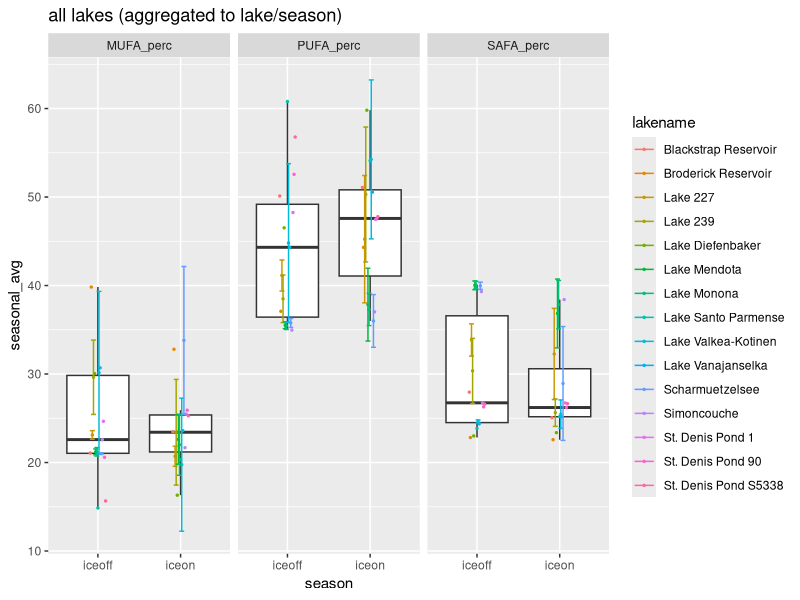
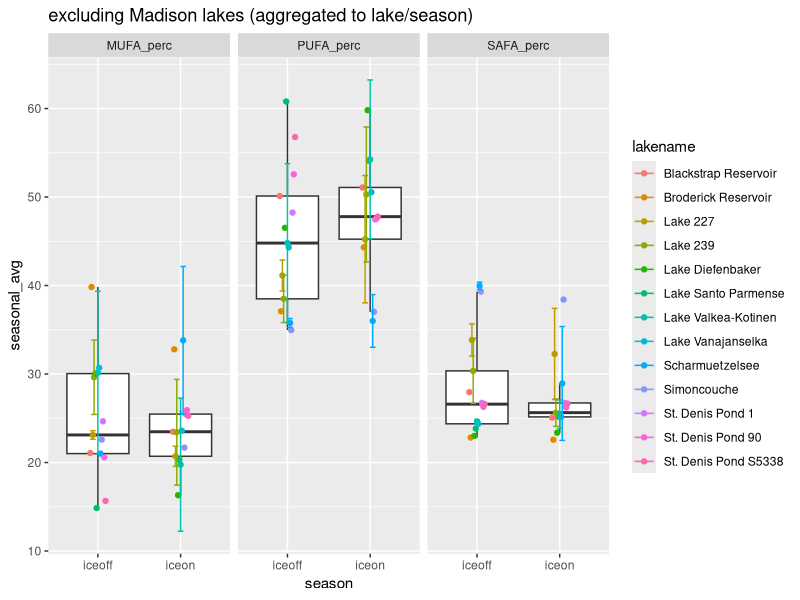
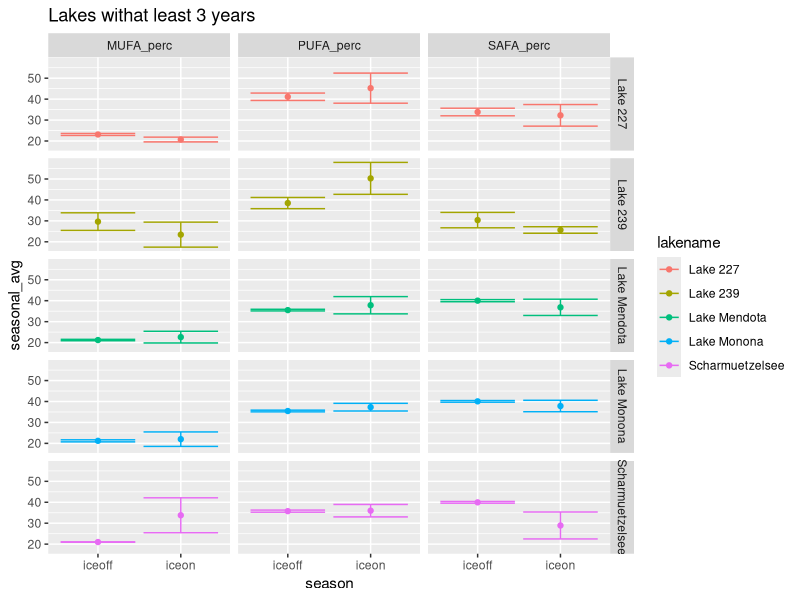
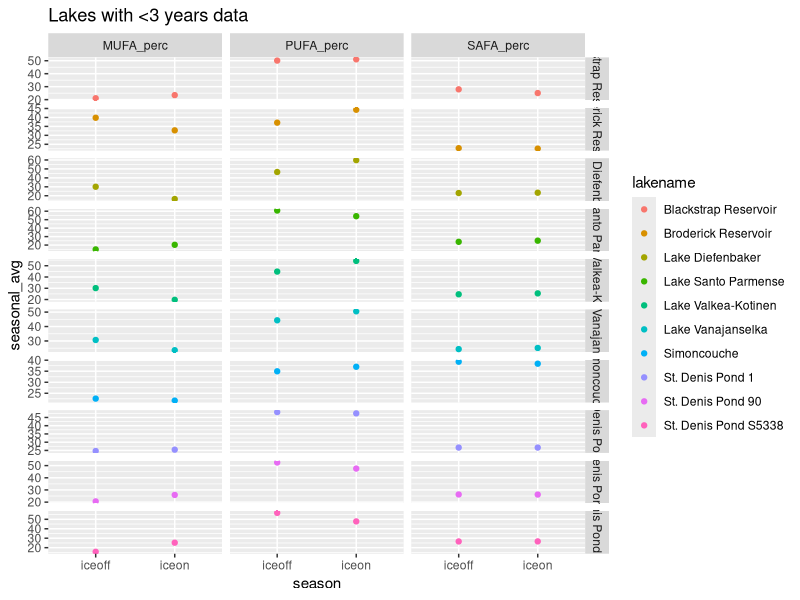
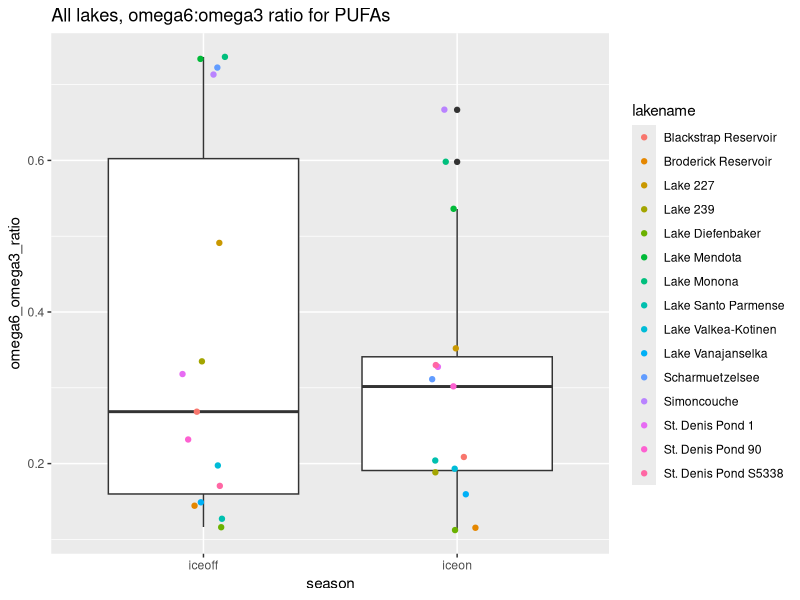
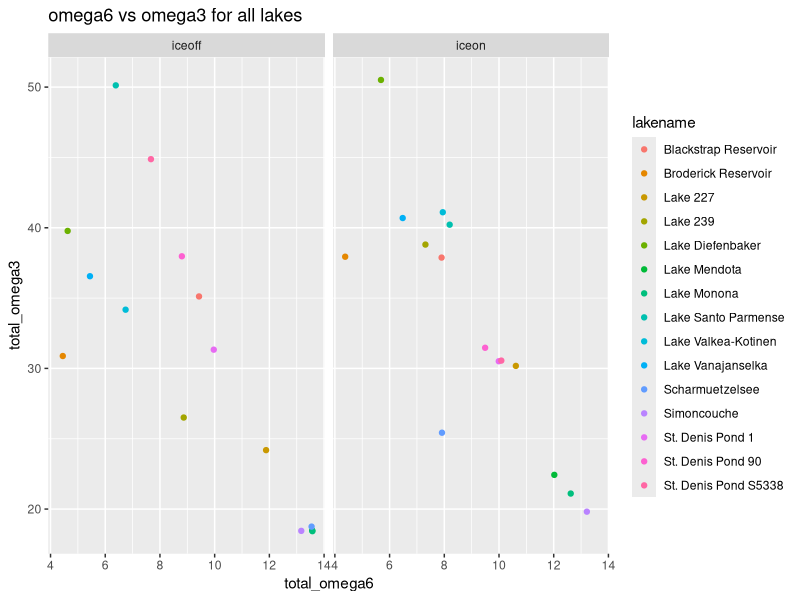
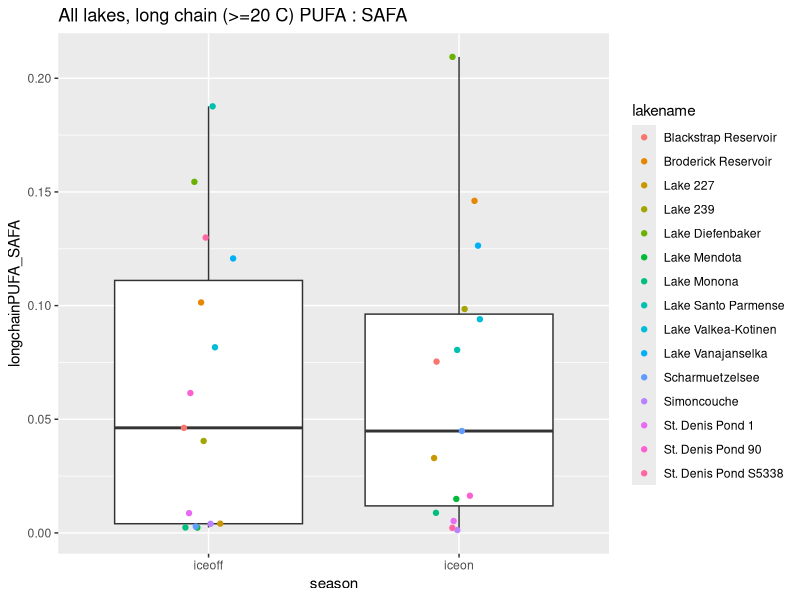
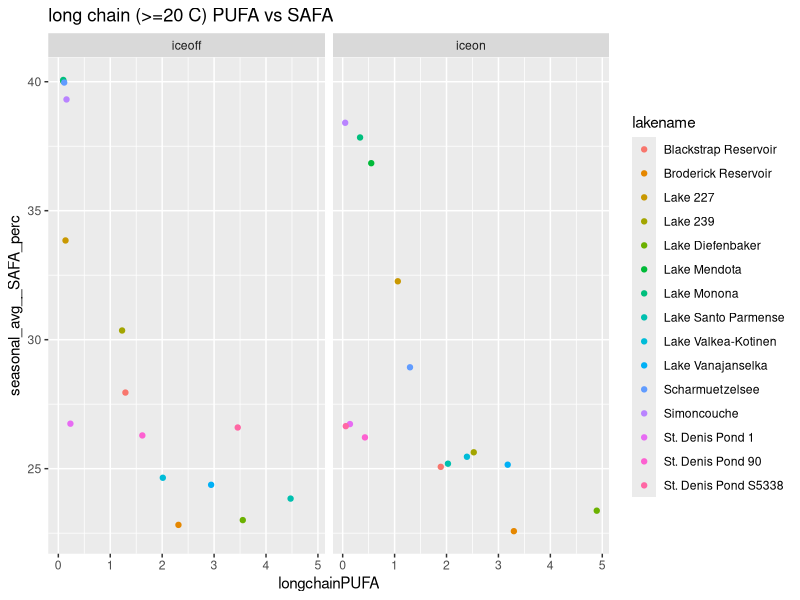

The R script that drew these images, in order:
# Script to look at fatty acids profile under ice vs summer stratification
# uses Hampton et al. ecology under lake ice dataset (ecology letters)
# and Galloway et al PLoS one paper fatty acid dataset

#libraries
library(dplyr)
library(reshape2)
library(tidyr)
library(ggplot2)

#===========================================================================
# ----> read in ecology under lake ice dataset and FA dataset
#===========================================================================

euli_orig <- read.csv("../Data/under_ice_data.csv", stringsAsFactors = FALSE)

fa_orig <- read.csv("../Data/PLoS_supp/S1_Dataset.csv", stringsAsFactors = FALSE)

#===========================================================================
# ----> wrangle ice phyto data
#===========================================================================

euli <- euli_orig %>% 
  #keep only columns of potential interest
  select(year, season, researcher, lakename, stationname, poolstation, lakeregloc, lakecountry,
         startday, startmonth, startyear, endday, endmonth, endyear,
         iceduration, fadata, avesecchidepth, avechla, 
         phytomethod, avephytomass, avephytocount,
         propchloro, propcrypto, propcyano, propdiatom, propdiatom, propotherphyto) %>% 
  #only interested when *not* all NA for phyto props
  filter(!(is.na(propchloro) & is.na(propcrypto) & is.na(propcyano) & 
           is.na(propdiatom) & is.na(propdiatom) & is.na(propotherphyto)))

#some lakes have multiple stations within lake
euli %>% 
  group_by(lakename) %>% 
  summarize(n = n_distinct(stationname)) %>% 
  filter(n > 1) %>% 
  as.data.frame()
#               lakename n
# 1 Blackstrap Reservoir 2
# 2     Lake Diefenbaker 3

euli %>% 
  group_by(lakename) %>% 
  summarize(n = n_distinct(poolstation)) %>% 
  as.data.frame() %>% 
  filter(n > 1)

#1:1 match lakename:poolstation
# filter(euli, lakename %in% c("Blackstrap Reservoir", "Lake Diefenbaker")) %>% select(lakename, stationname, poolstation)

#aggregate to lake/poolstation
euli_lakes_phytos <- euli %>% 
  #start by looking just at pytos, can circle back to incorporate snow/ice/secchi etc.
  select(year, season, lakename, poolstation, 
         propchloro, propcrypto, propcyano, propdiatom, propotherphyto) %>% 
  #group and aggregate
  group_by(lakename, poolstation, year, season) %>% 
  summarize(prop_chloro = mean(propchloro, na.rm = TRUE),
            prop_crypto = mean(propcrypto, na.rm = TRUE),
            prop_cyano = mean(propcyano, na.rm = TRUE),
            prop_diatom = mean(propdiatom, na.rm = TRUE),
            prop_other = mean(propotherphyto, na.rm = TRUE)) %>% 
  ungroup() %>% 
  as.data.frame()
  
summary(euli_lakes_phytos) #40 NA in crypto
str(euli_lakes_phytos) #205

#going to start by using only lakes with *NO NAs* for phytos
euli_phytos_complete <- euli_lakes_phytos %>% 
  filter(!(is.na(prop_chloro) | is.na(prop_crypto) | is.na(prop_cyano) | 
             is.na(prop_diatom) | is.na(prop_other)))
#158 obvs - only "complete" phyto profiles

#24 lakes in total
unique(euli_phytos_complete$lakename) 

#what's the temporal coverage?
#only want ones with matching iceon/iceoff
euli_phytos_complete %>% 
  group_by(lakename) %>% 
  summarize(seasons = n_distinct(season)) %>% 
  as.data.frame() %>% 
  arrange(seasons)

#identity lakes with both seasons per year
multi_seasons <- euli_phytos_complete %>% 
  group_by(lakename, year) %>% 
  summarize(seasons = n_distinct(season)) %>% 
  as.data.frame() %>% 
  arrange(seasons) %>% 
  filter(seasons > 1) %>% 
  mutate(lakeyear = paste(lakename, year, sep = "_"))

#keep only those lake/year/seasons
euli_phytos_complete_matching <- euli_phytos_complete %>% 
  mutate(lakeyear = paste(lakename, year, sep = "_")) %>% 
  filter(lakeyear %in% multi_seasons$lakeyear)

#make sure 1:1 match (i.e., iceon/iceoff in single year for lake - no missing pairs singles)
# euli_phytos_complete_matching %>% 
#   group_by(lakename, year) %>% 
#   summarize(n = n_distinct(season)) %>% 
#   filter(n != 2)
#correct

# filter(euli_phytos_complete, lakename == "Saanajarvi")
# filter(euli, lakename == "Saanajarvi")
#yep...being true to the data, we ignore Saanajarvi
#I think it's actually a goof in the euli data, 
#but moving forward without it...

#check out remaining
str(euli_phytos_complete_matching)
str(unique(euli_phytos_complete_matching$lakename)) 
#15 lakes

#temporal coverage
lake_years <- euli_phytos_complete_matching %>% 
  group_by(lakename) %>% 
  summarize(yrs = n_distinct(year)) %>% 
  arrange(yrs) %>% 
  as.data.frame()
#                lakename yrs
# 1  Blackstrap Reservoir   1
# 2   Broderick Reservoir   1
# 3      Lake Diefenbaker   1
# 4   Lake Santo Parmense   1
# 5     Lake Vanajanselka   1
# 6           Simoncouche   1
# 7      St. Denis Pond 1   1
# 8     St. Denis Pond 90   1
# 9  St. Denis Pond S5338   1
# 10  Lake Valkea-Kotinen   2
# 11             Lake 227   3
# 12             Lake 239   6
# 13      Scharmuetzelsee   9
# 14          Lake Monona  12
# 15         Lake Mendota  16

#may be interested in lakes with >= 3 years down the road
lake_years_3more <- filter(lake_years, yrs >= 3)

#make long to be equivalent to FA data
phytos_long <- euli_phytos_complete_matching %>% 
  select(-poolstation, -lakeyear) %>% 
  melt(id.vars = c("lakename", "year", "season")) %>% 
  rename(phyto_group = variable, prop = value)

#remove prop from group name
phytos_long$phyto_group <- gsub("prop_", "", phytos_long$phyto_group)

unique(phytos_long$phyto_group)
# "chloro"     "crypto"     "cyano"      "diatom"     "other"

#remove "other" phyto and find new total, then recalculate proportions
phyto_long_no_other <- phytos_long %>% 
  #remove "other" phyto group
  filter(phyto_group != "other") %>% 
  #for each lake/year/season (i.e. time point)
  group_by(lakename, year, season) %>% 
  #find new total proportion
  mutate(new_total = sum(prop),
         #find new proportion for phyto groups
         new_prop = prop/new_total) %>% 
  as.data.frame()

# summary(phyto_long_no_other)
# filter(phyto_long_no_other, new_total < 0.1)
# filter(phytos_long, phyto_group == "other" & prop > 0.5) %>% arrange(prop)

phyto_long_no_other <- phyto_long_no_other %>% 
  select(-prop, -new_total) %>% 
  rename(prop = new_prop)

#===========================================================================
# ----> wrangle FA data
#===========================================================================

fa <- fa_orig %>% 
  #only fresh water
  filter(Salinity == 0) %>% 
  #only proportional data
  filter(Data == "prop") %>% 
  #for now, don't care about experimental info
  select(Group, Class, Order, Genus, species,
         sumSAFA, sumMUFA, sumPUFA,
         c18.2w6, c18.3w6, c18.3w3,
         c18.4w3, c18.5w3, 
         c20.4w6, c20.5w3, c22.6w3)

unique(fa$Group)
# "Cyanobacteria" "Chlorophyta"   "Ochrophyta"    "Cryptophyta"   "Dinophyta"     "Euglenozoa"    "Rhodophyta"  

#crosswalk to match euli to FA
fa_equiv <- fa %>% 
  #crypto, chloro, cyano are direct matches
  mutate(fa_group = ifelse(Group == "Cryptophyta", "crypto", NA),
         fa_group = ifelse(Group == "Chlorophyta", "chloro", fa_group),
         fa_group = ifelse(Group == "Cyanobacteria", "cyano", fa_group),
         #diatoms are everything in these 3 classes in FA data
         fa_group = ifelse(Class %in% c("Bacillariophyceae", "Fragilariophyceae", "Coscinodiscophyceae"),
                           "diatom", fa_group))

# fa_equiv %>% 
#   select(Group, fa_group) %>% 
#   unique()
# 
# fa_equiv %>% 
#   select(Group, Class, fa_group) %>% 
#   unique()
#
# fa_equiv %>% group_by(fa_group) %>% summarize(n = n_distinct(Genus)) %>% as.data.frame()
#   fa_group  n
# 1   chloro 13
# 2   crypto  2
# 3    cyano 22
# 4   diatom  8
# 5     <NA> 11


#===========================================================================
# ----> aggregate FA data
#===========================================================================

#aggregate to level of fa_group (average)

fa_group_avgs <- fa_equiv %>% 
  group_by(fa_group) %>% 
  summarize(grp_avg_sumSAFA = mean(sumSAFA, na.rm = TRUE),
            grp_avg_sumMUFA = mean(sumMUFA, na.rm = TRUE),
            grp_avg_sumPUFA = mean(sumPUFA, na.rm = TRUE),
            grp_avg_c18.2w6 = mean(c18.2w6, na.rm = TRUE),
            grp_avg_c18.3w6 = mean(c18.3w6, na.rm = TRUE),
            grp_avg_c18.3w3 = mean(c18.3w3, na.rm = TRUE),
            grp_avg_c18.4w3 = mean(c18.4w3, na.rm = TRUE),
            grp_avg_c18.5w3 = mean(c18.5w3, na.rm = TRUE),
            grp_avg_c20.4w6 = mean(c20.4w6, na.rm = TRUE),
            grp_avg_c20.5w3 = mean(c20.5w3, na.rm = TRUE),
            grp_avg_c22.6w3 = mean(c22.6w3, na.rm = TRUE)) %>% 
  as.data.frame()

# fa_group_avgs

#===========================================================================
# ----> combine EULI and FA datasets
#===========================================================================

head(phyto_long_no_other) #lake, year, season, group, prop
head(fa_group_avgs) #group, FAs

#combine euli and FA - have group, proportion, and FA data
full_dat <- merge(phyto_long_no_other, fa_group_avgs, 
                  by.x = "phyto_group", by.y = "fa_group", 
                  all.x = TRUE)

# From LTER FA script:
# What we want is "what are the average proportions of SAFA, MUFA, PUFA 
# present in the community, irrespective of total biomass?" 
# (i.e. we know there is higher biomass in summer - the Circus Circus buffet)
# SH: pretty sure that what we want then is:(biomass_dry_weight * sumSAFA)/total dry weight
# This is already a proportion (biomass/total) so can do prop * FA

#weight data accordingly
full_dat_weighted <- full_dat %>% 
  #prop phyto (already biomass/total biomass) * prop FA
  mutate(sumSAFA_prop = grp_avg_sumSAFA * prop,
         sumMUFA_prop = grp_avg_sumMUFA * prop, 
         sumPUFA_prop = grp_avg_sumPUFA * prop,
         prop_c18.2w6 = grp_avg_c18.2w6 * prop,
         prop_c18.3w6 = grp_avg_c18.3w6 * prop,
         prop_c18.3w3 = grp_avg_c18.3w3 * prop,
         prop_c18.4w3 = grp_avg_c18.4w3 * prop,
         prop_c18.5w3 = grp_avg_c18.5w3 * prop,
         prop_c20.4w6 = grp_avg_c20.4w6 * prop,
         prop_c20.5w3 = grp_avg_c20.5w3 * prop,
         prop_c22.6w3 = grp_avg_c22.6w3 * prop) %>% 
  #keep only columns of interest
  #for now, only SAFA, MUFA, PUFA
  select(lakename, year, season, phyto_group, 
         sumSAFA_prop, sumMUFA_prop, sumPUFA_prop,
         prop_c18.2w6,prop_c18.3w6,  prop_c18.3w3,
         prop_c18.4w3, prop_c18.5w3,
         prop_c20.4w6, prop_c20.5w3, 
         prop_c22.6w3)

# full_dat_weighted %>%
#   group_by(lakename, year, season) %>%
#   summarize(totSAFA = sum(sumSAFA_prop, na.rm = TRUE),
#             totMUFA = sum(sumMUFA_prop, na.rm = TRUE),
#             totPUFA = sum(sumPUFA_prop, na.rm = TRUE),
#             total = totSAFA + totMUFA + totPUFA) %>%
#   as.data.frame() %>%
#   summary()


#sum within lake/time point (get community-level FA)
full_dat_weighted_comm <- full_dat_weighted %>% 
  group_by(lakename, year, season) %>% 
  #sum across phyto groups
  summarize(MUFA_perc = sum(sumMUFA_prop, na.rm = TRUE),
            PUFA_perc = sum(sumPUFA_prop, na.rm = TRUE),
            SAFA_perc = sum(sumSAFA_prop, na.rm = TRUE),
            perc_c18.2w6 = sum(prop_c18.2w6, na.rm = TRUE),
            perc_c18.3w6 = sum(prop_c18.3w6, na.rm = TRUE),
            perc_c18.3w3 = sum(prop_c18.3w3, na.rm = TRUE),
            perc_c18.4w3 = sum(prop_c18.4w3, na.rm = TRUE),
            perc_c18.5w3 = sum(prop_c18.5w3, na.rm = TRUE),
            perc_c20.4w6 = sum(prop_c20.4w6, na.rm = TRUE),
            perc_c20.5w3 = sum(prop_c20.5w3, na.rm = TRUE),
            perc_c22.6w3 = sum(prop_c22.6w3, na.rm = TRUE)) %>% 
  as.data.frame()

# full_dat_weighted_comm %>% 
#   mutate(total_FA = MUFA_perc + PUFA_perc + SAFA_perc) %>% 
#   summary()
#like above, ranges from ~97 to 99, good

#this format matches LTER_FA_20180217 
#(detailed look at lakes ME/MO)

head(full_dat_weighted_comm)

#make a verion with one point per lake/season (aggregate across years)
#include standard deviation as measure of variance, as well as count
full_dat_weighted_comm_agg <- full_dat_weighted_comm %>% 
  group_by(lakename, season) %>% 
  #using __ so can separate later
  summarize(n_years = n_distinct(year),
            seasonal_avg__MUFA_perc = mean(MUFA_perc, na.rm = TRUE),
            sd__MUFA_perc = sd(MUFA_perc, na.rm = TRUE),
            seasonal_avg__PUFA_perc = mean(PUFA_perc, na.rm = TRUE),
            sd__PUFA_perc = sd(PUFA_perc, na.rm = TRUE),
            seasonal_avg__SAFA_perc = mean(SAFA_perc, na.rm = TRUE),
            sd__SAFA_perc = sd(SAFA_perc, na.rm = TRUE),
            
            seasonal_avg__c18.2w6 = mean(perc_c18.2w6, na.rm = TRUE),
            seasonal_avg__c18.3w6 = mean(perc_c18.3w6, na.rm = TRUE),
            seasonal_avg__c18.3w3 = mean(perc_c18.3w3, na.rm = TRUE),
            seasonal_avg__c18.4w3 = mean(perc_c18.4w3, na.rm = TRUE),
            seasonal_avg__c18.5w3 = mean(perc_c18.5w3, na.rm = TRUE),
            seasonal_avg__c20.4w6 = mean(perc_c20.4w6, na.rm = TRUE),
            seasonal_avg__c20.5w3 = mean(perc_c20.5w3, na.rm = TRUE),
            seasonal_avg__c22.6w3 = mean(perc_c22.6w3, na.rm = TRUE),
            
            sd__c18.2w6 = sd(perc_c18.2w6, na.rm = TRUE),
            sd__c18.3w6 = sd(perc_c18.3w6, na.rm = TRUE),
            sd__c18.3w3 = sd(perc_c18.3w3, na.rm = TRUE),
            sd__c18.4w3 = sd(perc_c18.4w3, na.rm = TRUE),
            sd__c18.5w3 = sd(perc_c18.5w3, na.rm = TRUE),
            sd__c20.4w6 = sd(perc_c20.4w6, na.rm = TRUE),
            sd__c20.5w3 = sd(perc_c20.5w3, na.rm = TRUE),
            sd__c22.6w3 = sd(perc_c22.6w3, na.rm = TRUE)) %>% 
  as.data.frame()

# full_dat_weighted_comm_agg %>% 
#   mutate(total_FA = seasonal_avg__MUFA_perc + seasonal_avg__PUFA_perc + seasonal_avg__SAFA_perc) %>% 
#   summary()


#===========================================================================
# ----> look at lakes aggregated to seasons across years (MUFA/PUFA/SAFA)
#===========================================================================

#make long
dat_long_seasonal_points <- full_dat_weighted_comm_agg %>% 
  #make long
  melt(id.vars = c("lakename", "season", "n_years")) %>% 
  #split variable column name
  separate(variable, into = c("agg_type", "FA_type"), sep = "__") %>% 
  #make wide so have column for avg and sd
  dcast(lakename + season + n_years + FA_type ~ agg_type, value.var = "value")
  
# ----> plot for all lakes
ggplot(filter(dat_long_seasonal_points, FA_type %in% c("MUFA_perc", "PUFA_perc", "SAFA_perc")),
              aes(season, seasonal_avg)) +
  geom_boxplot(outlier.shape = NA) +
  geom_point(aes(group = lakename, color = lakename), position = position_dodge(width = 0.2), size = 0.5) +
  geom_errorbar(aes(x = season, ymin = seasonal_avg - sd, ymax = seasonal_avg + sd,
                    color = lakename, 
                    group = lakename),
                position = position_dodge(width = 0.2)) +
  facet_wrap(~FA_type) +
  ggtitle("all lakes (aggregated to lake/season)")

#anova for all lakes, aggregate to one point per lake/season across years
mufa3 <- aov(seasonal_avg ~ season, dat = filter(dat_long_seasonal_points, FA_type == "MUFA_perc"))
summary(mufa3) #p=0.769

pufa3 <- aov(seasonal_avg ~ season, dat = filter(dat_long_seasonal_points, FA_type == "PUFA_perc"))
summary(pufa3) #p=0.377

safa3 <- aov(seasonal_avg ~ season, dat = filter(dat_long_seasonal_points, FA_type == "SAFA_perc"))
summary(safa3) #p=0.486
#none signif

# ----> ignore mendota/monona
ggplot(filter(dat_long_seasonal_points, 
              FA_type %in% c("MUFA_perc", "PUFA_perc", "SAFA_perc") &
                !(lakename %in% c("Lake Mendota", "Lake Monona"))), 
              aes(season, seasonal_avg)) +
  geom_boxplot(outlier.shape = NA) +
  geom_point(aes(color = lakename, group = lakename), position = position_dodge(width = 0.2)) +
  geom_errorbar(aes(x = season, ymin = seasonal_avg - sd, ymax = seasonal_avg + sd,
                    color = lakename, group = lakename),
                position = position_dodge(width = 0.2)) +
  facet_wrap(~FA_type) +
  ggtitle("excluding Madison lakes (aggregated to lake/season)")

#anovas
mufa4 <- aov(seasonal_avg ~ season, dat = filter(dat_long_seasonal_points, FA_type == "MUFA_perc" & 
                                              !(lakename %in% c("Lake Mendota", "Lake Monona"))))
summary(mufa4) #p=0.713

pufa4 <- aov(seasonal_avg ~ season, dat = filter(dat_long_seasonal_points, FA_type == "PUFA_perc" &
                                              !(lakename %in% c("Lake Mendota", "Lake Monona"))))
summary(pufa4) #p=0.377

safa4 <- aov(seasonal_avg ~ season, dat = filter(dat_long_seasonal_points, FA_type == "SAFA_perc" &
                                              !(lakename %in% c("Lake Mendota", "Lake Monona"))))
summary(safa4) #p=0.491
#none signif


# ----> lakes with >3 years matching
ggplot(filter(dat_long_seasonal_points, 
              FA_type %in% c("MUFA_perc", "PUFA_perc", "SAFA_perc") &
              lakename %in% lake_years_3more$lakename), 
       aes(season, seasonal_avg)) +
  geom_point(aes(color = lakename, group = lakename), position = position_dodge(width = 0.2)) +
  geom_errorbar(aes(x = season, ymin = seasonal_avg - sd, ymax = seasonal_avg + sd,
                    color = lakename, group = lakename),
                position = position_dodge(width = 0.2)) +
  facet_grid(lakename~FA_type) +
  ggtitle("Lakes withat least 3 years")
#not seeing really consistent trends
#maaaaybe SAFA higher in winter, PUFA higher in summer
#but not to level of significance


# ----> just the <3 years lakes
ggplot(filter(dat_long_seasonal_points, 
              FA_type %in% c("MUFA_perc", "PUFA_perc", "SAFA_perc") &
                !(lakename %in% lake_years_3more$lakename)), 
       aes(season, seasonal_avg)) +
  geom_point(aes(color = lakename, group = lakename), position = position_dodge(width = 0.2)) +
  facet_grid(lakename~FA_type, scales = "free") +
  ggtitle("Lakes with <3 years data")
#not seeing consistent trends
#but removing "other" category fixed issue with all going up or down
#between seasons (other category large % for some lakes)

#===========================================================================
# ----> lakes aggregated to seasons across years (C omegas)
#===========================================================================

head(full_dat_weighted_comm_agg)
summary(dat_long_seasonal_points)

#per AG: look at ratio of omega 6 to omega 3 PUFAs
#per MM: look at long chain C PUFAs:SAFA ratio
#(AG defines long chain as 20+ C, so here 20 and 22 Cs)

#unique(dat_long_seasonal_points$FA_type)
# "c18.2w6"   "c18.3w3"   "c18.3w6"   "c18.4w3"   "c18.5w3"   "c20.4w6"   "c20.5w3"   "c22.6w3" 


#find omega and long/short chain totals
dat_seasonal_C <- full_dat_weighted_comm_agg %>% 
  #total omega 3 prop of PUFAs
  mutate(total_omega3 = seasonal_avg__c18.3w3 + 
                        seasonal_avg__c18.4w3 + 
                        seasonal_avg__c18.5w3 + 
                        seasonal_avg__c20.5w3 + 
                        seasonal_avg__c22.6w3,
         #total omega 6 prop of PUFAs
         total_omega6 = seasonal_avg__c18.2w6 + 
                        seasonal_avg__c18.3w6 + 
                        seasonal_avg__c20.4w6,
         #total short chain PUFAs (<20 C)
         total_short_chain = seasonal_avg__c18.2w6 +
                       seasonal_avg__c18.3w6 +
                       seasonal_avg__c18.3w3 +
                       seasonal_avg__c18.4w3 +
                       seasonal_avg__c18.5w3,
         #total long chain PUFAs (AG defined as >= 20 C)
         total_long_chain = seasonal_avg__c20.4w6 +
                       seasonal_avg__c20.5w3 +
                       seasonal_avg__c22.6w3)

#find omega6:omega3 for PUFAs and long chain PUFAs:SAFA
dat_seasonal_C_ratios <- dat_seasonal_C %>% 
  mutate(omega6_omega3_ratio = total_omega6/total_omega3,
         #may want just long chain PUFA down the road (%)
         longchainPUFA = (total_long_chain * seasonal_avg__PUFA_perc)/100,
         #total long chain is % of PUFAs that are long chain
         #divide by PUFAs prop to get ratio with SAFA
         #(i.e., proportion of ALL FATTY ACIDS that are long chain PUFAs compared to SAFA prop)
         longchainPUFA_SAFA = longchainPUFA/ seasonal_avg__SAFA_perc)

# ----> omega6:omega3 of PUFAs
ggplot(dat_seasonal_C_ratios, aes(season, omega6_omega3_ratio)) +
  geom_boxplot() +
  geom_jitter(aes(color = lakename), width = 0.1) +
  ggtitle("All lakes, omega6:omega3 ratio for PUFAs")

mod1 <- aov(omega6_omega3_ratio ~ season, dat = dat_seasonal_C_ratios)
summary(mod1) #p=0.47

ggplot(dat_seasonal_C_ratios, aes(total_omega6, total_omega3)) +
  geom_point(aes(color = lakename)) +
  #geom_smooth() +
  facet_wrap(~season) +
  ggtitle("omega6 vs omega3 for all lakes")
#no surprises here

  
# ----> long chain PUFA:SAFA
ggplot(dat_seasonal_C_ratios, aes(season, longchainPUFA_SAFA)) +
  geom_boxplot() +
  geom_jitter(aes(color = lakename), width = 0.1) +
  ggtitle("All lakes, long chain (>=20 C) PUFA : SAFA")

mod2 <- aov(longchainPUFA_SAFA ~ season, dat = dat_seasonal_C_ratios)
summary(mod2) #p=0.98
  
ggplot(dat_seasonal_C_ratios, 
       aes(longchainPUFA, seasonal_avg__SAFA_perc)) +
  geom_point(aes(color = lakename)) +
  #geom_smooth(method = "lm") +
  facet_wrap(~season) +
  ggtitle("long chain (>=20 C) PUFA vs SAFA")
